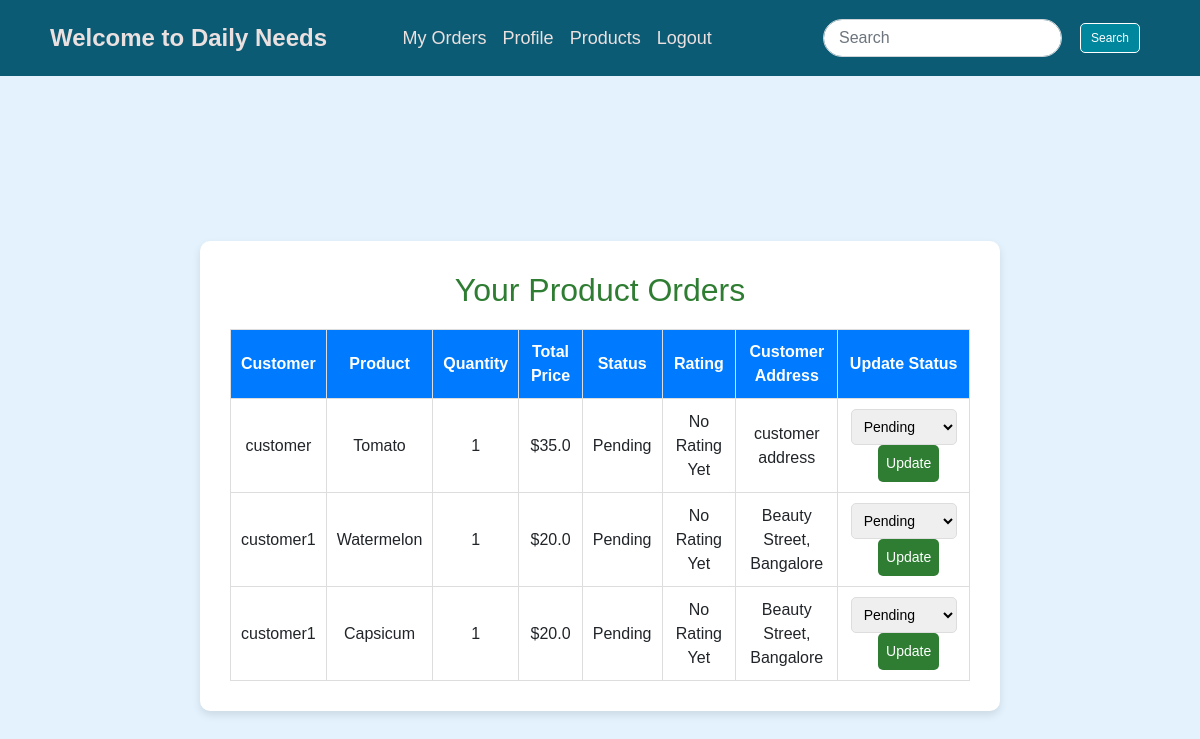
/farmer/orders/ (signed in), run on the app's committed database.
### home/models.py (models this page shows, shortened)
class Order(models.Model):
    STATUS_CHOICES = [
        ("Pending", "Pending"),
        ("Completed", "Completed"),
        ("Cancelled", "Cancelled"),
    ]
    user = models.ForeignKey(User, on_delete=models.CASCADE)  # Customer
    product = models.ForeignKey("Products", on_delete=models.CASCADE)  # Ordered product
    quantity = models.PositiveIntegerField(default=1)
    total_price = models.CharField(max_length=20)
    status = models.CharField(max_length=20, choices=STATUS_CHOICES, default="Pending")
    order_date = models.DateTimeField(auto_now_add=True)
    rating = models.IntegerField(null=True, blank=True)  # New rating field (1-5)

class Products(models.Model):
    name = models.CharField(max_length=200)
    price = models.CharField(max_length=20, default="0.00")  # Storing price as a string
    details = models.TextField()
    image = models.ImageField(upload_to="products/")
    ctry = models.ForeignKey(Category, on_delete=models.CASCADE)
    farmer = models.ForeignKey(User, on_delete=models.CASCADE)  # Link to user

class Profile(models.Model):
    us = models.OneToOneField(User, on_delete=models.CASCADE)
    phone = models.CharField(max_length=30, null=True, blank=True)  # Optional phone
    image = models.ImageField(upload_to='profilepic', null=True, blank=True)  # Optional profile pic
    address = models.TextField(blank=True, null=True)
    is_farmer = models.BooleanField(default=False)  # Default: User is a customer
    created_at = models.DateTimeField(default=timezone.now)  # Default timestamp

### home/views.py (the view)
# urls.py: path("farmer/orders/", farmer_orders, name="farmer_orders"),
@login_required
def farmer_orders(request):
    orders = Order.objects.filter(product__farmer=request.user).order_by("-order_date")
    return render(request, "farmer_orders.html", {"orders": orders})
    from django.shortcuts import get_object_or_404, redirect

### home/templates/farmer_orders.html (shortened to what this page needs)
{% extends "base.html" %}
{% block content %}
<div class="orders-container">
    <div class="orders-box">
        <h2 class="orders-title">Your Product Orders</h2>
        <table class="orders-table">
            <tr>
                <th>Customer</th>
                <th>Product</th>
                <th>Quantity</th>
                <th>Total Price</th>
                <th>Status</th>
                <th>Rating</th>
                <th>Customer Address</th>
                <th>Update Status</th>
            </tr>
            {% for order in orders %}
            <tr>
                <td>{{ order.user.username }}</td>
                <td>{{ order.product.name }}</td>
                <td>{{ order.quantity }}</td>
                <td>${{ order.total_price }}</td>
                <td>{{ order.status }}</td>
                <td>
                    {% if order.rating %}
                        <div class="rating-display">
                            ⭐ Rated: {{ order.rating }}/5
                        </div>
                    {% else %}
                        No Rating Yet
                    {% endif %}
                </td>
                <td>
                    {% if order.user.profile.address %}
                        {{ order.user.profile.address }}
                    {% else %}
                        Address not available
                    {% endif %}
                </td>
                <td>
                    <form method="post" action="{% url 'update_order_status' order.id %}" class="update-form">
                        <select name="status">
                            <option value="Pending" {% if order.status == "Pending" %}selected{% endif %}>Pending</option>
                        </select>
                        <button type="submit">Update</button>
                    </form>
                </td>
            </tr>
            {% endfor %}
        </table>
    </div>
</div>
{% endblock %}

### home/static/css/style.css (style rules this page uses)
body { font-family: Arial, sans-serif; background-color: #cfd2cf; text-align: center; padding: 15px; text-align: center; }

### home/static/css/register.css (style rules this page uses)
body { font-family: Arial, sans-serif; background-color: #e4e4e4; text-align: center; margin: 0; padding: 0; }

### home/templates/farmer_orders.html (style rules this page uses)
.orders-container { display: flex; justify-content: center; align-items: center; min-height: 100vh; background-color: #e3f2fd; padding: 20px; }
.orders-box { width: 100%; max-width: 800px; background: white; padding: 30px; border-radius: 10px; box-shadow: 0 4px 8px rgba(0,0,0,0.1); overflow-x: auto; }
.orders-title { text-align: center; color: #2e7d32; }
.orders-table { width: 100%; border-collapse: collapse; margin-top: 20px; }
.orders-table th, .orders-table td { border: 1px solid #ddd; padding: 10px; text-align: center; }
.orders-table th { background-color: #007bff; color: white; }
.update-form select, .update-form button { padding: 8px; border-radius: 5px; font-size: 14px; cursor: pointer; border: 1px solid #ddd; }
.update-form button { background-color: #2e7d32; color: white; border: none; margin-left: 10px; }

### data on the page
Order: user.username "customer", product.name "Tomato", quantity "1", total_price "35.0", status "Pending", shows "No Rating Yet", user.profile.address "customer address"
Order: user.username "customer1", product.name "Watermelon", quantity "1", total_price "20.0", status "Pending", shows "No Rating Yet", user.profile.address "Beauty Street, Bangalore"
Order: user.username "customer1", product.name "Capsicum", quantity "1", total_price "20.0", status "Pending", shows "No Rating Yet", user.profile.address "Beauty Street, Bangalore"
